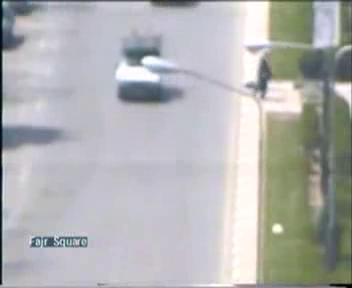
#> input picture frame 19 of Final_Exam/Q3/Q_three.AVI, 352 x 288 px
$ python Q3.py
#> lines starting #> are read from the running program, lines starting #| are printed output that depends on the picture
import cv2 as cv
import numpy as np

capture = cv.VideoCapture('Q_three.AVI')

_, frame = capture.read()
#> frame is the input picture: shape (288, 352, 3); mean B, G, R 178.6, 178.6, 178
frame = cv.cvtColor(frame, cv.COLOR_BGR2GRAY)
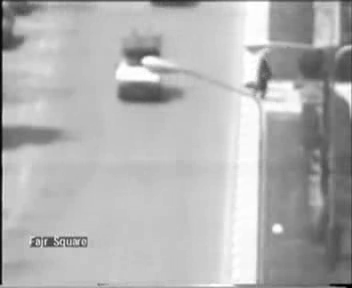
#> frame: shape (288, 352); min 0, max 255, mean 178.4
rows, cols = frame.shape
#> rows = 288; cols = 352

fourcc = cv.VideoWriter_fourcc(*'XVID')
out = cv.VideoWriter('output.avi',fourcc, 20.0, (rows, cols))

summation = np.zeros((rows, cols), np.float32)

frames = []
grays = []

while True:
    _, frame = capture.read()
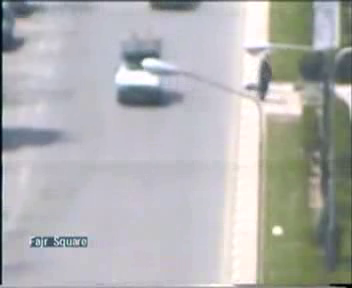
#> input picture frame 20 of Final_Exam/Q3/Q_three.AVI, 352 x 288 px
#> frame is the input picture: shape (288, 352, 3); mean B, G, R 178.3, 178.2, 177.6
    if frame is None:
        break
    frames.append(frame)
    gray = cv.cvtColor(frame, cv.COLOR_BGR2GRAY)
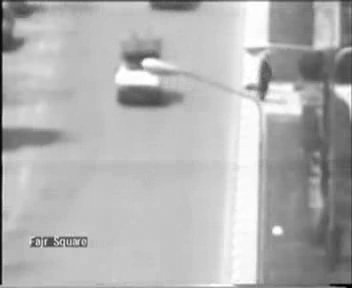
#> gray: shape (288, 352); min 0, max 255, mean 178.1
    grays.append(gray)
    summation += gray

capture.release()

avg = summation/len(grays)
avg = avg.astype('uint8')

for i in range(len(frames)):
    d = cv.absdiff(avg, grays[i])
    _, thresh = cv.threshold(d, 40, 255, cv.THRESH_BINARY)
    cv.imshow('Difference', thresh)
    cv.imshow("Video", frames[i])
    for j in range (rows):
        for k in range(cols):
            if (thresh[j, k]==255):
                frames[i][j, k]= (0, 0, 255)
    cv.imshow("Motion detector", frames[i])

    if cv.waitKey(1) & 0xff == ord('q'):
        break
    out.write(frames[i])

cv.destroyAllWindows()

$ run again, starting later in the video
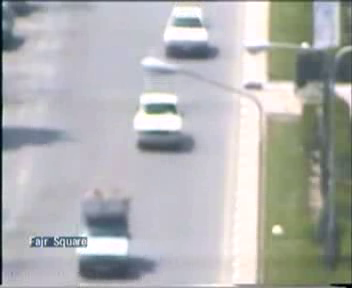
#> input picture frame 89 of Final_Exam/Q3/Q_three.AVI, 352 x 288 px
#> frame is the input picture: shape (288, 352, 3); mean B, G, R 178.1, 178.1, 176.9
#> frame: shape (288, 352)
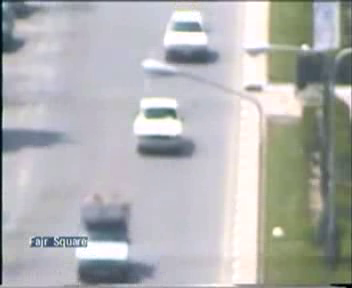
#> input picture frame 90 of Final_Exam/Q3/Q_three.AVI, 352 x 288 px
#> frame is the input picture: shape (288, 352, 3); mean B, G, R 178.3, 178.2, 177.1
#> `gray = cv.cvtColor(frame, cv.COLOR_BGR2GRAY)`:
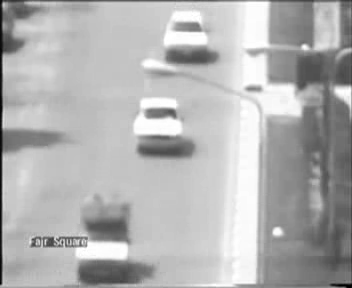
#> gray: shape (288, 352); min 0, max 255, mean 177.9

$ run again, starting later in the video
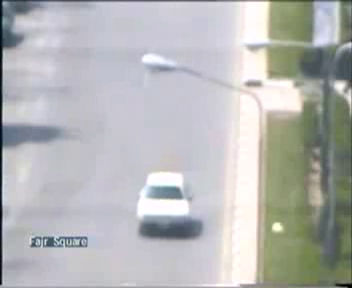
#> input picture frame 158 of Final_Exam/Q3/Q_three.AVI, 352 x 288 px
#> frame is the input picture: shape (288, 352, 3); mean B, G, R 182.1, 182.3, 181.5
#> frame: shape (288, 352)
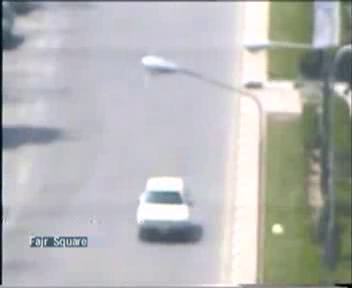
#> input picture frame 159 of Final_Exam/Q3/Q_three.AVI, 352 x 288 px
#> frame is the input picture: shape (288, 352, 3); mean B, G, R 182.1, 182.2, 181.5
#> `gray = cv.cvtColor(frame, cv.COLOR_BGR2GRAY)`:
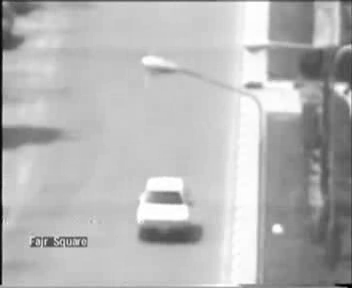
#> gray: shape (288, 352); min 0, max 255, mean 182
